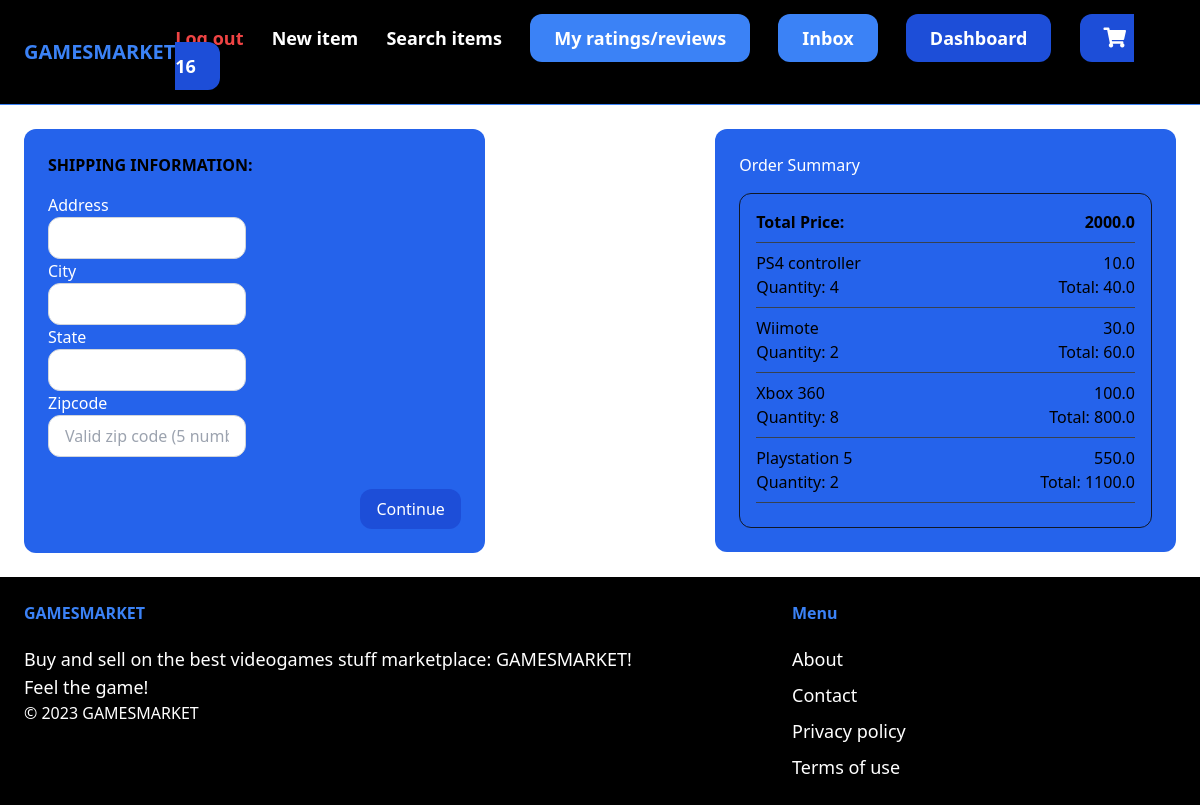
Screenshot of /checkout/ (signed in) with the database file from the repository.
### core/models.py (models this page shows, shortened)
class Cart(models.Model):
    id = models.UUIDField(primary_key=True, default=uuid.uuid4)
    user = models.ForeignKey(User, on_delete=models.CASCADE)
    completed = models.BooleanField(default=False)
    @property
    def numOfItems(self):
        cartItems = self.cartItems.all()
        quantity = sum([item.quantity for item in cartItems])
        return quantity

class CartItem(models.Model):
    item = models.ForeignKey(Item, on_delete=models.CASCADE, related_name='itemsCart')
    cart = models.ForeignKey(Cart, on_delete=models.CASCADE, related_name='cartItems')
    quantity = models.IntegerField(default=0)

### item/models.py (models this page shows, shortened)
class Item(models.Model):
    name = models.CharField(max_length=255)
    category = models.ForeignKey(Category, related_name='items', on_delete=models.CASCADE)
    description = models.TextField(blank=True, null=True)
    price = models.FloatField()
    image = models.ImageField(upload_to='item_images', blank=True, null=True)
    isSold = models.BooleanField(default=False)
    createdAt = models.DateTimeField(auto_now_add=True)
    createdBy = models.ForeignKey(User, related_name='items', on_delete=models.CASCADE)

### core/views.py (the view)
# urls.py: path('checkout/', views.checkout, name='checkout'),
@login_required
def checkout(request):
    cart = None
    cartItems = []
    if request.user.is_authenticated:
        cart, created = Cart.objects.get_or_create(user=request.user, completed=False)
        cartItems = cart.cartItems.all()
    for cartItem in cartItems:
        cartItem.total_price = cartItem.quantity * cartItem.item.price
    total_price = sum(cartItem.total_price for cartItem in cartItems)
    context = {'cart': cart, 'cartItems': cartItems, 'total_price': total_price}
    return render(request, 'core/checkout.html', context)

### core/templates/core/checkout.html (shortened to what this page needs)
{% extends 'core/base.html' %}
{% block content %}
<div class="flex flex-wrap">
  <div class="w-full md:w-2/5">
    <div class="bg-blue-600 rounded-xl p-6">
      <h3 class="text-black mb-4 font-bold">SHIPPING INFORMATION:</h3>
      <form class="grid grid-cols-2 gap-4" id="shipping-form">
        <div id="shippingInfo">
          <div>
            <label for="address" class="block text-white">Address</label>
            <input type="text" id="address" name="address" required class="w-full py-2 px-4 border border-gray-300 rounded-xl focus:outline-none focus:border-blue-700">
          </div>
          <div>
            <label for="city" class="block text-white">City</label>
            <input type="text" id="city" name="city" required class="w-full py-2 px-4 border border-gray-300 rounded-xl focus:outline-none focus:border-blue-700">
          </div>
          <div>
            <label for="state" class="block text-white">State</label>
            <input type="text" id="state" name="state" required class="w-full py-2 px-4 border border-gray-300 rounded-xl focus:outline-none focus:border-blue-700">
          </div>
          <div>
            <label for="zipcode" class="block text-white">Zipcode</label>
            <input type="text" id="zipcode" name="zipcode" pattern="[0-9]{5}" required class="w-full py-2 px-4 border border-gray-300 rounded-xl focus:outline-none focus:border-blue-700" placeholder="Valid zip code (5 number)">
          </div>
        </div>
        <div class="col-span-2 mt-4">
          <div class="flex justify-end">
            <a href="#" onclick="validateForm()" class="bg-blue-700 hover:bg-blue-900 text-white py-2 px-4 rounded-xl cursor-pointer">Continue</a>
          </div>
        </div>
      </form>
    </div>
  </div>
  <div class="w-full md:w-1/5"></div>
  <div class="w-full md:w-2/5">
    <div class="bg-blue-600 rounded-xl p-6">
      <h3 class="text-white">Order Summary</h3>
      <div class="border border-gray-900 rounded-xl p-4 mt-4">
        <div class="flex justify-between items-center">
          <span class="font-bold">Total Price:</span>
          <span class="font-bold">{{ total_price }}</span>
        </div>
        <hr class="my-2 border-gray-700">
        {% for cartItem in cartItems %}
        <div class="flex justify-between items-center">
          <span>{{ cartItem.item.name }}</span>
          <span>{{ cartItem.item.price }}</span>
        </div>
        <div class="flex justify-between items-center">
          <span>Quantity: {{ cartItem.quantity }}</span>
          <span>Total: {{ cartItem.total_price }}</span>
        </div>
        <hr class="my-2 border-gray-700">
        {% endfor %}
      </div>
    </div>
  </div>
</div>
{% endblock %}

### core/templates/core/base.html (shortened to what this page needs)
{% load static %}
<!DOCTYPE html>
<html lang="en">
    <head>
        <script src="https://cdn.tailwindcss.com"></script>
        <link rel="stylesheet" href="https://cdnjs.cloudflare.com/ajax/libs/font-awesome/5.15.3/css/all.min.css">
    </head>
    <body>
        <nav class="px-6 py-6 flex justify-between items-center border-b border-blue-500 bg-black">
            <a href="/" class="text-xl font-semibold text-blue-500">GAMESMARKET</a>
            <div class="space-x-6">
                {% if request.user.is_authenticated %}
                    <a href="{% url 'core:logout' %}" class="text-lg text-red-500 font-semibold hover:text-blue-500">Log out</a>
                {% endif %}
                <a href="{% url 'item:new' %}" class="text-lg text-white font-semibold hover:text-blue-500">New item</a>
                <a href="{% url 'item:items' %}" class="text-lg text-white font-semibold hover:text-blue-500">Search items</a>
                {% if request.user.is_authenticated %}
                    <a href="{% url 'ratingsANDreviews:myRatingsAndMyReviews' %}" class="px-6 py-3 text-lg font-semibold bg-blue-500 text-white rounded-xl hover:bg-blue-700">My ratings/reviews</a>
                    <a href="{% url 'conversation:inbox' %}" class="px-6 py-3 text-lg font-semibold bg-blue-500 text-white rounded-xl hover:bg-blue-700">Inbox</a>
                    <a href="{% url 'dashboard:index' %}" class="px-6 py-3 text-lg font-semibold bg-blue-700 text-white rounded-xl hover:bg-blue-900">Dashboard</a>
                    <a href="{% url 'core:cart' %}" class="px-6 py-3 text-lg font-semibold bg-blue-700 text-white rounded-xl hover:bg-blue-900">
                        <span style="font-size: 20px; color: white; padding-right: 0.5rem;"><i class="fas fa-shopping-cart"></i></span>
                        <span id="numOfItems">{{cart.numOfItems}}</span>
                    </a>
                {% else %}
                    <a href="{% url 'core:signup' %}" class="px-6 py-3 text-lg font-semibold bg-blue-500 text-white rounded-xl hover:bg-blue-700">Sign up</a>
                    <a href="{% url 'core:login' %}" class="px-6 py-3 text-lg font-semibold bg-blue-700 text-white rounded-xl hover:bg-blue-900">Log in</a>
                {% endif %}
            </div>
        </nav>
        <div class="px-6 py-6">
            {% block content %}
            {% endblock %}
        </div>
        <footer class="px-6 py-6 flex justify-between bg-black">
            <div class="w-2/3 pr-10">
                <h3 class="mb-5 font-semibold text-blue-500">GAMESMARKET</h3>
                <p class="text-lg text-white">Buy and sell on the best videogames stuff marketplace: GAMESMARKET!</p>
                <p class="text-lg text-white">Feel the game!</p>
                <p class="text-white font-thin">© 2023 GAMESMARKET</p>
            </div>
            <div class="w-1/3">
                <h3 class="mb-5 font-semibold text-blue-500">Menu</h3>
                <ul class="space-y-2">
                    <li> <a href="#" class="text-lg text-white hover:text-blue-700">About</a> </li>
                    <li> <a href="{% url 'core:contact' %}" class="text-lg text-white hover:text-blue-700">Contact</a> </li>
                    <li> <a href="#" class="text-lg text-white hover:text-blue-700">Privacy policy</a> </li>
                    <li> <a href="#" class="text-lg text-white hover:text-blue-700">Terms of use</a> </li>
                </ul>
            </div>
        </footer>
    </body>
<html>

### rows the page displays
Cart: numOfItems "16"
CartItem: item.name "PS4 controller", item.price "10.0", quantity "4", total_price "40.0"
CartItem: item.name "Wiimote", item.price "30.0", quantity "2", total_price "60.0"
CartItem: item.name "Xbox 360", item.price "100.0", quantity "8", total_price "800.0"
CartItem: item.name "Playstation 5", item.price "550.0", quantity "2", total_price "1100.0"

### other values shown
{{ total_price }} "2000.0"
